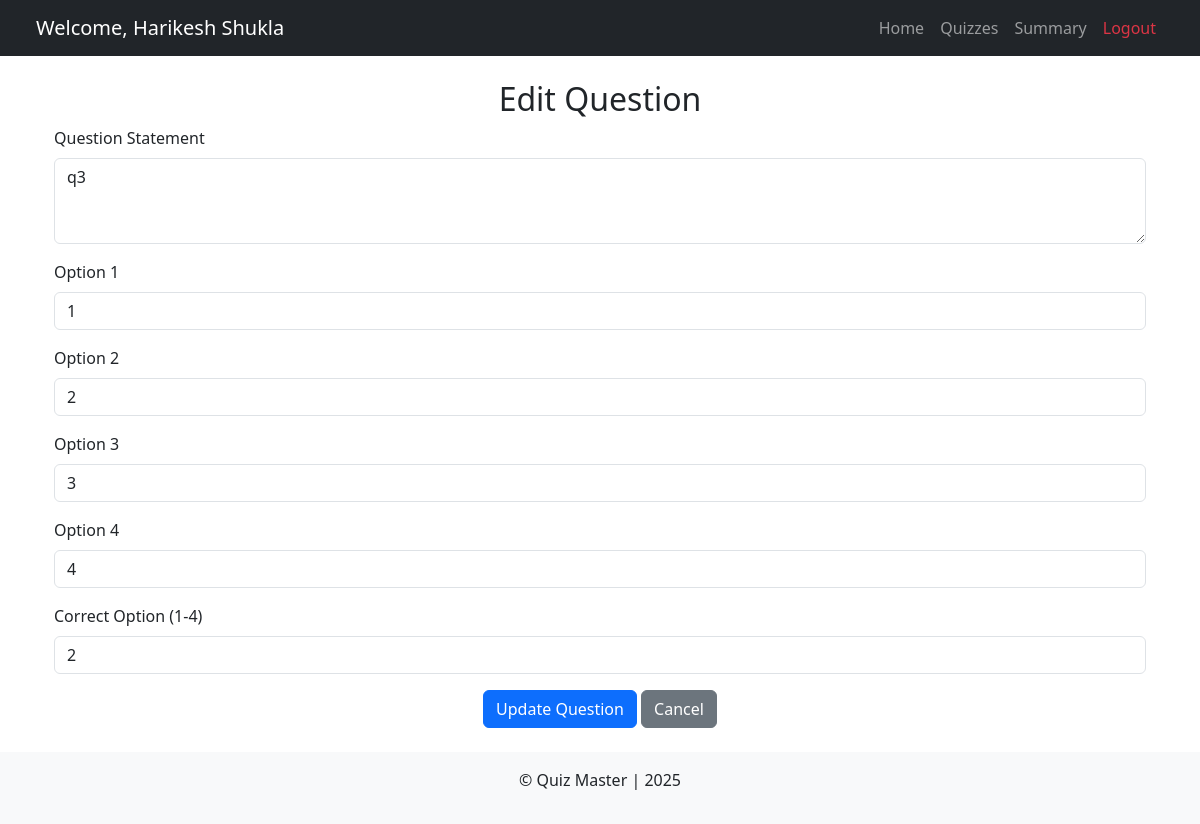
The app's page /edit_question/3 (signed in) with its own data.
### models.py (models this page shows)
class User(db.Model, UserMixin):
  id = db.Column(db.Integer, primary_key=True)
  name = db.Column(db.String(100), nullable=False)
  email = db.Column(db.String(150), unique=True, nullable=False)
  pwd = db.Column(db.String(255), nullable=False)
  dob = db.Column(db.String, nullable=False)
  role_id = db.Column(db.Integer, db.ForeignKey('role.id'), default=1)
  active = db.Column(db.Boolean, default=True)
  fs_uniquifier = db.Column(db.String, unique=True, default=lambda: str(uuid.uuid4()))
  attempts = db.relationship('QuizAttempt', backref='user', cascade="all, delete", lazy=True)

class Question(db.Model):
  id = db.Column(db.Integer, primary_key=True)
  chapter_id = db.Column(db.Integer, db.ForeignKey('chapter.id'), nullable=False)
  question_text = db.Column(db.Text, nullable=False)
  option_1 = db.Column(db.String(255), nullable=False)
  option_2 = db.Column(db.String(255), nullable=False)
  option_3 = db.Column(db.String(255), nullable=False)
  option_4 = db.Column(db.String(255), nullable=False)
  correct_option = db.Column(db.Integer, nullable=False)  # Stores 1,2,3,4 as correct answer index
  quizzes = db.relationship('QuizQuestion', backref='question', cascade="all, delete", lazy=True)

### routes.py (the view, shortened to what this page needs)
@app.route('/edit_question/<int:question_id>', methods=['GET', 'POST'])
@auth_required()
def edit_question(question_id):
  question = Question.query.get_or_404(question_id)
  return render_template('admin/new_question.html', question=question)

### templates/admin/new_question.html (shortened to what this page needs)
{% extends 'admin/admin_base.html' %}
{% block content %}
<div class="container mt-4">
  <h2 class="text-center">{{ "Edit Question" if question else "Add New Question" }}</h2>
  <form method="POST" action="{{ url_for('edit_question', question_id=question.id) if question else url_for('add_question', quiz_id=quiz.id) }}">
    <div class="mb-3">
      <label for="question_text" class="form-label">Question Statement</label>
      <textarea class="form-control" id="question_text" name="question_text" rows="3" required>{{ question.question_text if question else '' }}</textarea>
    </div>
    <div class="mb-3">
      <label for="option_1" class="form-label">Option 1</label>
      <input type="text" class="form-control" id="option_1" name="option_1" value="{{ question.option_1 if question else '' }}" required>
    </div>
    <div class="mb-3">
      <label for="option_2" class="form-label">Option 2</label>
      <input type="text" class="form-control" id="option_2" name="option_2" value="{{ question.option_2 if question else '' }}" required>
    </div>
    <div class="mb-3">
      <label for="option_3" class="form-label">Option 3</label>
      <input type="text" class="form-control" id="option_3" name="option_3" value="{{ question.option_3 if question else '' }}" required>
    </div>
    <div class="mb-3">
      <label for="option_4" class="form-label">Option 4</label>
      <input type="text" class="form-control" id="option_4" name="option_4" value="{{ question.option_4 if question else '' }}" required>
    </div>
    <div class="mb-3">
      <label for="correct_option" class="form-label">Correct Option (1-4)</label>
      <input type="number" class="form-control" id="correct_option" name="correct_option" min="1" max="4" value="{{ question.correct_option if question else '' }}" required>
    </div>
    <div class="text-center">
      <button type="submit" class="btn btn-primary">{{ "Update Question" if question else "Add Question" }}</button>
      <a href="{{ url_for('quiz') }}" class="btn btn-secondary">Cancel</a>
    </div>
  </form>
</div>
{% endblock %}

### templates/admin/admin_base.html (shortened to what this page needs)
<!DOCTYPE html>
<html lang="en">
<head>
  <link href="https://cdn.jsdelivr.net/npm/bootstrap@5.3.0/dist/css/bootstrap.min.css" rel="stylesheet">
</head>
<body>
<header>
  <nav class="navbar navbar-expand-lg navbar-dark bg-dark px-4">
    <div class="container-fluid">
      <span class="navbar-brand">
          Welcome, {% if current_user.is_authenticated %} {{ current_user.name }} {% else %} Guest {% endif %}
      </span>
      <div class="collapse navbar-collapse justify-content-end" id="navbarNav">
        <ul class="navbar-nav">
          <li class="nav-item"><a class="nav-link" href="{{ url_for('dashboard') }}">Home</a></li>
          <li class="nav-item"><a class="nav-link" href="{{ url_for('quiz') }}"> Quizzes</a></li>
          <li class="nav-item"><a class="nav-link" href="{{ url_for('summary') }}">Summary</a></li>
          <li class="nav-item"><a class="nav-link text-danger" href="{{ url_for('logout') }}">Logout</a></li>
        </ul>
      </div>
    </div>
  </nav>
</header>
<main class="container mt-3">
  {% block content %}{% endblock %}
</main>
<footer class="text-center mt-4 py-3 bg-light">
  <p>&copy; Quiz Master | 2025</p>
</footer>
</body>
</html>

### records on screen
User: name "Harikesh Shukla"
Question: question_text "q3", option_1 "1", option_2 "2", option_3 "3", option_4 "4", correct_option "2"

### other values on screen
{{ "Edit Question" if question else "Add New Question" }} "Edit Question"
{{ "Update Question" if question else "Add Question" }} "Update Question"
